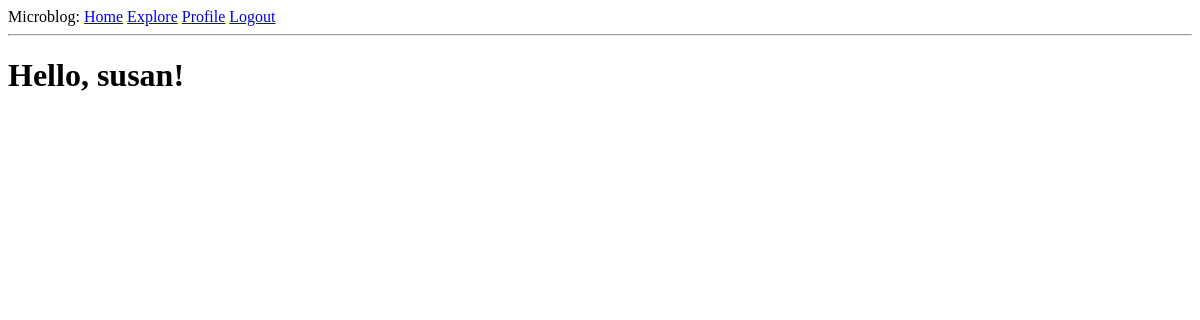
The page /explore (signed in) on the database as committed earlier.
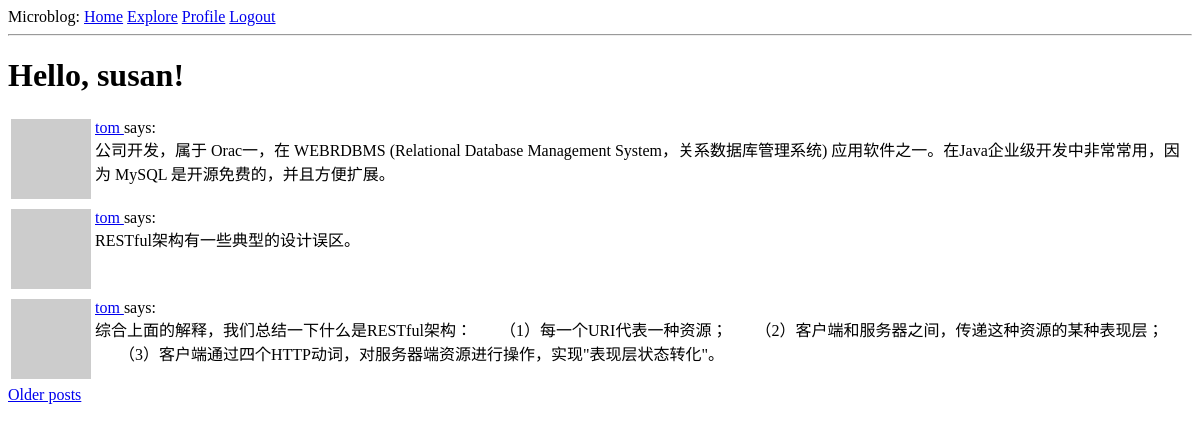
The same page on the database as committed later.
### app/models.py (models this page shows, shortened)
class User(db.Model, UserMixin):
    id = db.Column(db.Integer, primary_key=True)
    username = db.Column(db.String(64), index=True, unique=True)
    email = db.Column(db.String(120), index=True, unique=True)
    password_hash = db.Column(db.String(128))
    posts = db.relationship('Post', backref='author', lazy='dynamic')
    about_me = db.Column(db.String(140))
    last_seen = db.Column(db.DateTime, default=datetime.utcnow)
    followed = db.relationship(
        'User', secondary=followers,
        primaryjoin=(followers.c.follower_id == id),
        secondaryjoin=(followers.c.followed_id == id),
        backref=db.backref('followers', lazy='dynamic'), lazy='dynamic')
    def avatar(self, size):
        digest = md5(self.email.lower().encode('utf-8')).hexdigest()
        return 'https://www.gravatar.com/avatar/{}?d=identicon&s={}'.format(digest, size)

class Post(db.Model):
    id = db.Column(db.Integer, primary_key=True)
    body = db.Column(db.String(140))
    timestamp = db.Column(db.DATETIME, index=True, default=datetime.utcnow)
    user_id = db.Column(db.Integer, db.ForeignKey('user.id'))

### app/routes.py (the view)
@app.route('/explore')
@login_required
def explore():
    page = request.args.get('page', 1, type=int)
    posts = Post.query.order_by(Post.timestamp.desc()).paginate(
        page, app.config['POSTS_PER_PAGE'], False)
    next_url = url_for('explore', page=posts.next_num) \
        if posts.has_next else None
    prev_url = url_for('explore', page=posts.prev_num) \
        if posts.has_prev else None
    return render_template('index.html', title='Explore', posts=posts.items, next_url=next_url, prev_url=prev_url)

### app/models.py (called while the page is built)
@login.user_loader
def load_user(id):
    return User.query.get(int(id))

### app/routes.py (called while the page is built)
@app.before_request
def before_request():
    if current_user.is_authenticated:
        current_user.last_seen = datetime.utcnow()
        db.session.commit()

### app/templates/index.html (shortened to what this page needs)
{% extends "base.html" %}
{% block content %}
    <h1>Hello, {{ current_user.username }}!</h1>
    {% for post in posts %}
        {% include '_post.html' %}
    {% endfor %}
    {% if next_url %}
        <a href="{{ next_url }}">Older posts</a>
    {% endif %}
{% endblock %}

### app/templates/base.html (shortened to what this page needs)
<!DOCTYPE html>
<html lang="en">
<head>
</head>
<body>
<div>Microblog:
    <a href="{{ url_for('index') }}">Home</a>
    <a href="{{ url_for('explore') }}">Explore</a>
    {% if current_user.is_anonymous %}
        <a href="{{ url_for('login') }}">Login</a>
        <a href="{{ url_for('register') }}">Register</a>
    {% else %}
        <a href="{{ url_for('user', username=current_user.username) }}">Profile</a>
        <a href="{{ url_for('logout') }}">Logout</a>
    {% endif %}
</div>
<hr>
{% block content %}{% endblock %}
</body>
</html>

### app/templates/_post.html
<table>
    <tr valign="top">
        <td><img src="{{ post.author.avatar(36) }}"></td>
        <td>
            <a href="{{ url_for('user',username=post.author.username) }}">
                {{ post.author.username }}
            </a>
            says:<br>{{ post.body }}
        </td>
    </tr>
</table>

Rows that differ between the two databases and show on the page:
added Post: author.username "tom", body "公司开发，属于 Orac一，在 WEBRDBMS (Relational Database Management System，关系数据库管理系统) 应用软件之一。在Java企业级开发中非常常用，因为 MySQL 是开源免费的，并且方便扩展。"
added Post: author.username "tom", body "RESTful架构有一些典型的设计误区。"
added Post: author.username "tom", body "综合上面的解释，我们总结一下什么是RESTful架构： （1）每一个URI代表一种资源； （2）客户端和服务器之间，传递这种资源的某种表现层； （3）客户端通过四个HTTP动词，对服务器端资源进行操作，实现\"表现层状态转化\"。"
Other text that changed with them:
text now shown: "Older posts"
